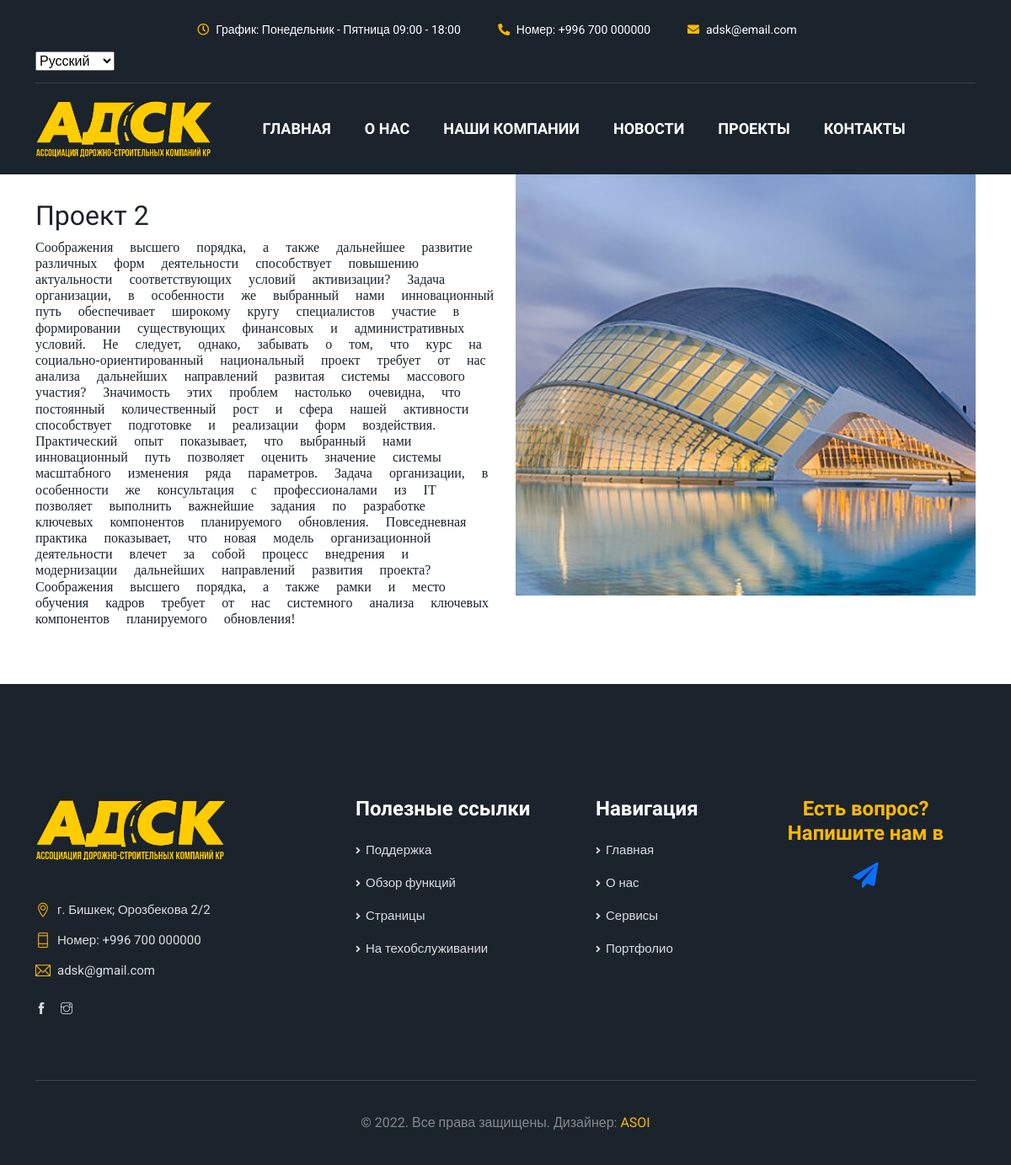
/portfolio/2/, run on an earlier commit of the app's database.
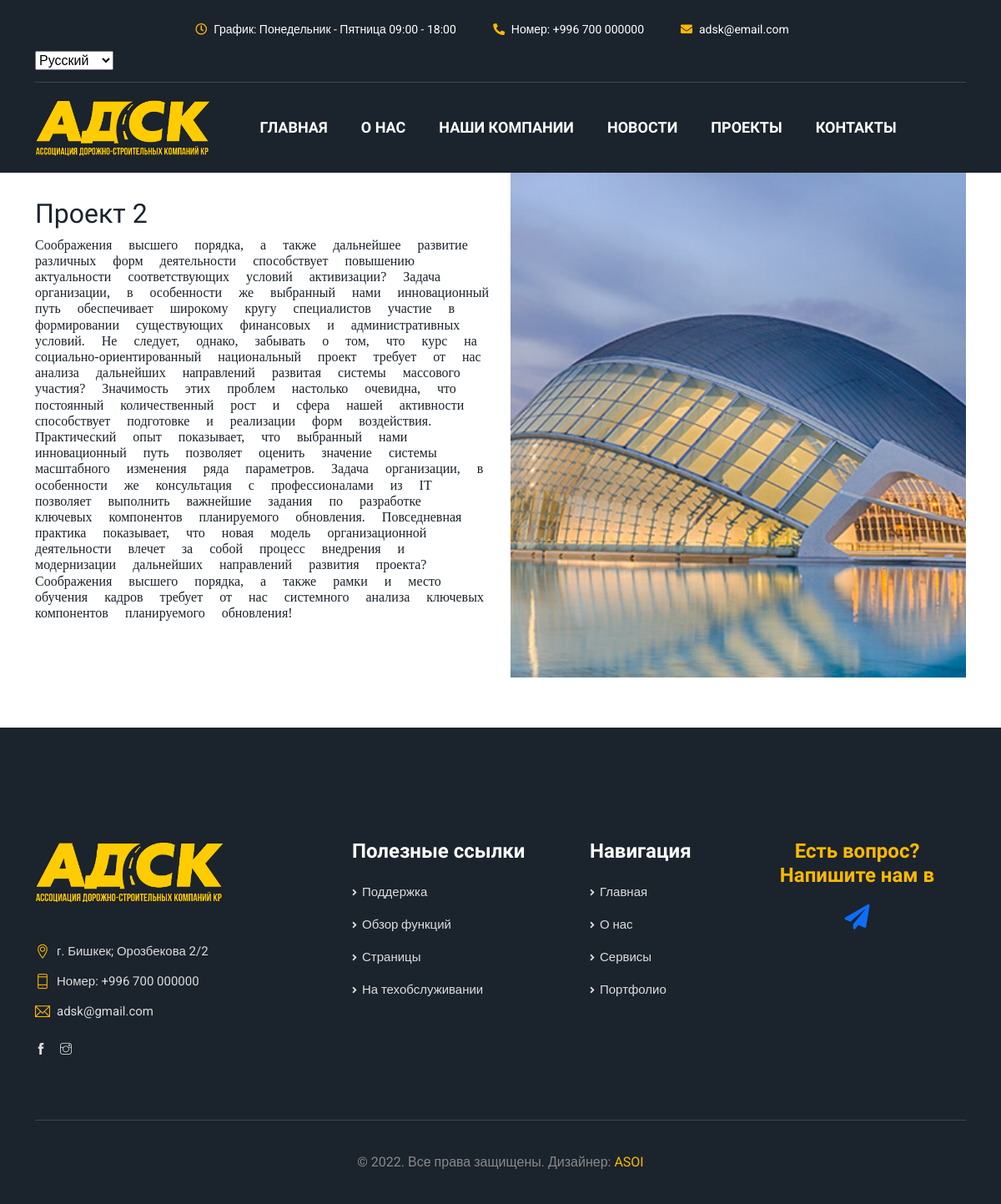
And on a later commit of the database.
### first/models.py (models this page shows, shortened)
class Portfolio(models.Model):
    project_name = models.ForeignKey(Projects, on_delete=models.CASCADE, related_name="projects")
    project_title = models.CharField(max_length=200, null=True, blank=True)
    image = models.ImageField(upload_to='portfolio_images', verbose_name='Фото', blank=True, null=True)
    text = models.TextField(verbose_name="Полное описание")

### first/views.py (the view)
# urls.py: path('portfolio/<int:portfolio_id>/', PortfolioDetail.as_view(), name='portfolio'),
class PortfolioDetail(DetailView):
    model = Portfolio
    template_name = "portfolio-detail.html"
    context_object_name = 'port'
    pk_url_kwarg = 'portfolio_id'
    def get_context_data(self, **kwargs):
        context = super().get_context_data()
        return context

### templates/portfolio-detail.html
{% extends 'index.html' %}
{% load static %}
{% block page %}
                   <div class="container">
                       <div class="row portfolio_gallery" id="work-portfolio">
                        <div class="col-lg-6 col-sm-6 portfolio_item {{port.project_name.id}}">
                            <h2 style="margin-top: 30px"><span>{{ port.project_title}}</span></h2>
                                    <h6><span style="font-family: emoji">{{ port.text}}</span></h6>
                        </div>
                           <div class="col-lg-6 col-sm-6 portfolio_item {{port.project_name.id}}">
                            <div class="portfolio_img hover_effect">
                                <img src="{{ port.image.url}}" alt="">
                            </div>
                        </div>
                    </div>
                   </div>
{% endblock %}

What changed in the data, as far as the page shows it:
changed Portfolio "Проект 2": image: a different picture
